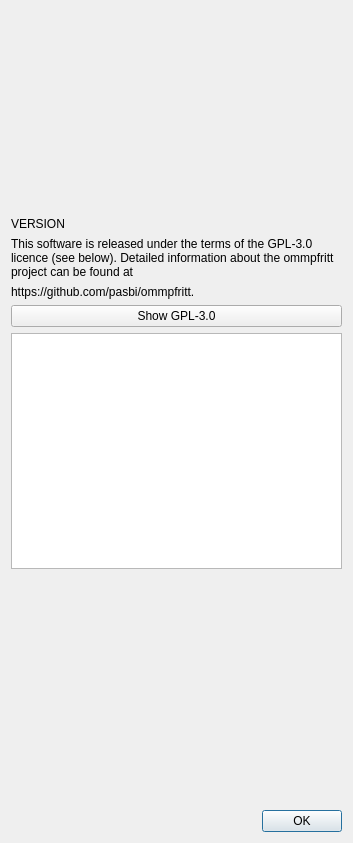
<?xml version="1.0" encoding="UTF-8"?>
<ui version="4.0">
 <class>AboutDialog</class>
 <widget class="QDialog" name="AboutDialog">
  <property name="geometry">
   <rect>
    <x>0</x>
    <y>0</y>
    <width>353</width>
    <height>843</height>
   </rect>
  </property>
  <property name="windowTitle">
   <string>About</string>
  </property>
  <layout class="QVBoxLayout" name="verticalLayout">
   <item>
    <layout class="QHBoxLayout" name="horizontalLayout" stretch="0">
     <property name="spacing">
      <number>0</number>
     </property>
     <property name="bottomMargin">
      <number>0</number>
     </property>
     <item>
      <widget class="QLabel" name="lb_splash">
       <property name="minimumSize">
        <size>
         <width>200</width>
         <height>200</height>
        </size>
       </property>
       <property name="maximumSize">
        <size>
         <width>200</width>
         <height>200</height>
        </size>
       </property>
       <property name="scaledContents">
        <bool>true</bool>
       </property>
      </widget>
     </item>
    </layout>
   </item>
   <item>
    <widget class="QLabel" name="lb_version">
     <property name="text">
      <string>VERSION</string>
     </property>
    </widget>
   </item>
   <item>
    <widget class="QLabel" name="label">
     <property name="text">
      <string>This software is released under the terms of the GPL-3.0 licence (see below). Detailed information about the ommpfritt project can be found at</string>
     </property>
     <property name="wordWrap">
      <bool>true</bool>
     </property>
    </widget>
   </item>
   <item>
    <widget class="QLabel" name="label_2">
     <property name="text">
      <string>https://github.com/pasbi/ommpfritt.</string>
     </property>
     <property name="openExternalLinks">
      <bool>true</bool>
     </property>
     <property name="textInteractionFlags">
      <set>Qt::LinksAccessibleByKeyboard|Qt::LinksAccessibleByMouse|Qt::TextBrowserInteraction|Qt::TextSelectableByKeyboard|Qt::TextSelectableByMouse</set>
     </property>
    </widget>
   </item>
   <item>
    <widget class="QPushButton" name="pb_show_gpl30">
     <property name="text">
      <string>Show GPL-3.0</string>
     </property>
     <property name="checkable">
      <bool>true</bool>
     </property>
    </widget>
   </item>
   <item>
    <widget class="QTextEdit" name="te_gpl30">
     <property name="sizePolicy">
      <sizepolicy hsizetype="Expanding" vsizetype="MinimumExpanding">
       <horstretch>0</horstretch>
       <verstretch>0</verstretch>
      </sizepolicy>
     </property>
     <property name="readOnly">
      <bool>true</bool>
     </property>
     <property name="html">
      <string notr="true">&lt;!DOCTYPE HTML PUBLIC &quot;-//W3C//DTD HTML 4.0//EN&quot; &quot;http://www.w3.org/TR/REC-html40/strict.dtd&quot;&gt;
&lt;html&gt;&lt;head&gt;&lt;meta name=&quot;qrichtext&quot; content=&quot;1&quot; /&gt;&lt;style type=&quot;text/css&quot;&gt;
p, li { white-space: pre-wrap; }
&lt;/style&gt;&lt;/head&gt;&lt;body style=&quot; font-family:'Sans Serif'; font-size:9pt; font-weight:400; font-style:normal;&quot;&gt;
&lt;p style=&quot;-qt-paragraph-type:empty; margin-top:12px; margin-bottom:12px; margin-left:0px; margin-right:0px; -qt-block-indent:0; text-indent:0px;&quot;&gt;&lt;br /&gt;&lt;/p&gt;&lt;/body&gt;&lt;/html&gt;</string>
     </property>
     <property name="acceptRichText">
      <bool>false</bool>
     </property>
    </widget>
   </item>
   <item>
    <spacer name="verticalSpacer">
     <property name="orientation">
      <enum>Qt::Vertical</enum>
     </property>
     <property name="sizeHint" stdset="0">
      <size>
       <width>20</width>
       <height>40</height>
      </size>
     </property>
    </spacer>
   </item>
   <item>
    <widget class="QDialogButtonBox" name="buttonBox">
     <property name="standardButtons">
      <set>QDialogButtonBox::Ok</set>
     </property>
    </widget>
   </item>
  </layout>
 </widget>
 <resources/>
 <connections>
  <connection>
   <sender>buttonBox</sender>
   <signal>accepted()</signal>
   <receiver>AboutDialog</receiver>
   <slot>close()</slot>
   <hints>
    <hint type="sourcelabel">
     <x>377</x>
     <y>744</y>
    </hint>
    <hint type="destinationlabel">
     <x>377</x>
     <y>382</y>
    </hint>
   </hints>
  </connection>
  <connection>
   <sender>pb_show_gpl30</sender>
   <signal>clicked(bool)</signal>
   <receiver>te_gpl30</receiver>
   <slot>setVisible(bool)</slot>
   <hints>
    <hint type="sourcelabel">
     <x>377</x>
     <y>290</y>
    </hint>
    <hint type="destinationlabel">
     <x>377</x>
     <y>450</y>
    </hint>
   </hints>
  </connection>
 </connections>
</ui>
